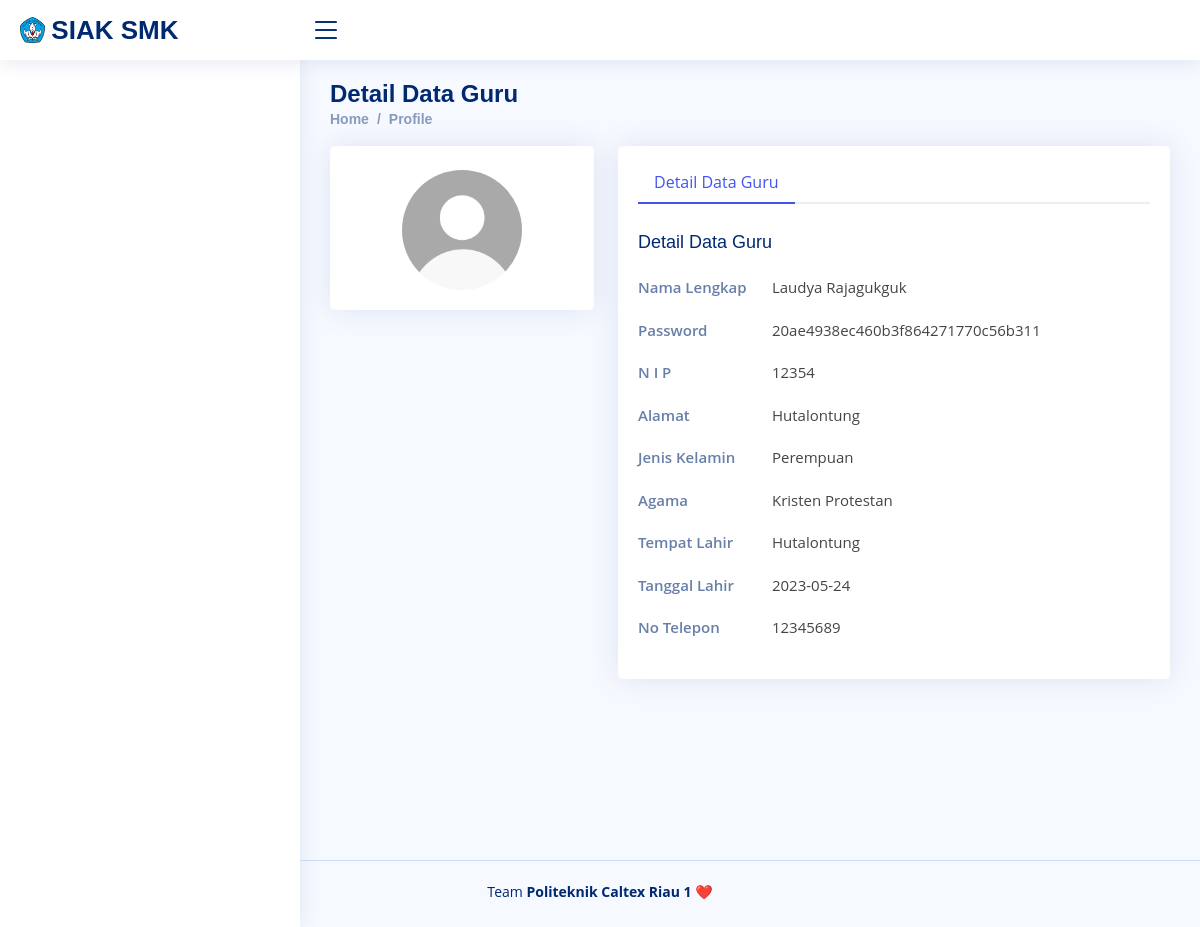
The page /Guru/detail/1 on the database its author committed.
### tables this page shows
CREATE TABLE `guru` (
  `id_guru` int(10) NOT NULL,
  `password` varchar(100) NOT NULL,
  `nama` varchar(100) NOT NULL,
  `nip` varchar(18) NOT NULL,
  `alamat` varchar(100) NOT NULL,
  `jk` enum('Laki-Laki','Perempuan') NOT NULL,
  `agama` enum('Islam','Kristen Protestan','Katolik','Hindu','Buddha','Konghucu') NOT NULL,
  `tmptlahir` varchar(100) NOT NULL,
  `tgllahir` date NOT NULL,
  `notelp` varchar(15) NOT NULL,
  `gambar` varchar(100) NOT NULL
);

### application/controllers/Guru.php (called while the page is built, shortened)
<?php
class Guru extends CI_Controller
{
    public function __construct()
    {
        $this->load->model('Guru_model');
    }
    function detail($id)
    {
        $data['judul'] = "Halaman Detail Guru";
        $data['guru'] = $this->Guru_model->getById($id);
        $this->load->view("layout/header", $data);
        $this->load->view("guru/vw_detail_guru", $data);
        $this->load->view("layout/footer", $data);
    }
}
?>

### index.php (called while the page is built, shortened)
<?php
require_once BASEPATH.'core/CodeIgniter.php';

### application/models/Guru_model.php (called while the page is built, shortened)
<?php
class Guru_model extends CI_Model
{
    public $table = 'guru';
    public function getById($id)
    {
        $this->db->from($this->table);
        $this->db->where('id_guru', $id);
        $query = $this->db->get();
        return $query->row_array();
    }
}

### application/views/guru/vw_detail_guru.php (the view, shortened to what this page needs)
<main id="main" class="main">
    <div class="pagetitle">
        <h1>Detail Data Guru</h1>
        <nav>
            <ol class="breadcrumb">
                <li class="breadcrumb-item"><a href="<?= base_url('Dashboard') ?>">Home</a></li>
                <li class="breadcrumb-item">Profile</li>
            </ol>
        </nav>
    </div>
    <section class="section profile">
      <div class="row">
        <div class="col-xl-4">
          <div class="card">
            <div class="card-body profile-card pt-4 d-flex flex-column align-items-center">
              <img src="<?= base_url('assets/img/profil/') . $guru['gambar']; ?>" alt="Profile" class="rounded-circle">
            </div>
          </div>
        </div>
        <div class="col-xl-8">
          <div class="card">
            <div class="card-body pt-3">
                    <ul class="nav nav-tabs nav-tabs-bordered">
                        <li class="nav-item">
                            <button class="nav-link active" data-bs-toggle="tab"
                                data-bs-target="#profile-overview">Detail Data Guru</button>
                        </li>
                    </ul>
                    <div class="tab-content pt-2">
                        <div class="tab-pane fade show active profile-overview" id="profile-overview">
                            <h5 class="card-title">Detail Data Guru</h5>
                            <div class="row">
                                <div class="col-lg-3 col-md-4 label ">Nama Lengkap</div>
                                <div class="col-lg-9 col-md-8"><?= $guru['nama']; ?></div>
                            </div>
                            <div class="row">
                                <div class="col-lg-3 col-md-4 label">Password</div>
                                <div class="col-lg-9 col-md-8"><?= $guru['password']; ?></div>
                            </div>
                            <div class="row">
                                <div class="col-lg-3 col-md-4 label">N I P</div>
                                <div class="col-lg-9 col-md-8"><?= $guru['nip']; ?></div>
                            </div>
                            <div class="row">
                                <div class="col-lg-3 col-md-4 label">Alamat</div>
                                <div class="col-lg-9 col-md-8"><?= $guru['alamat']; ?></div>
                            </div>
                            <div class="row">
                                <div class="col-lg-3 col-md-4 label">Jenis Kelamin</div>
                                <div class="col-lg-9 col-md-8"><?= $guru['jk']; ?></div>
                            </div>
                            <div class="row">
                                <div class="col-lg-3 col-md-4 label">Agama</div>
                                <div class="col-lg-9 col-md-8"><?= $guru['agama']; ?></div>
                            </div>
                            <div class="row">
                                <div class="col-lg-3 col-md-4 label">Tempat Lahir</div>
                                <div class="col-lg-9 col-md-8"><?= $guru['tmptlahir']; ?></div>
                            </div>
                            <div class="row">
                                <div class="col-lg-3 col-md-4 label">Tanggal Lahir</div>
                                <div class="col-lg-9 col-md-8"><?= $guru['tgllahir']; ?></div>
                            </div>
                            <div class="row">
                                <div class="col-lg-3 col-md-4 label">No Telepon</div>
                                <div class="col-lg-9 col-md-8"><?= $guru['notelp']; ?></div>
                            </div>
                        </div>
                </div>
            </div>
        </div>
        </div>
        </div>
    </section>
</main>

### assets/css/style.css (style rules this page uses)
:root { scroll-behavior: smooth; }
body { font-family: "Open Sans", sans-serif; background: #f6f9ff; color: #444444; }
a { color: #4154f1; text-decoration: none; }
h1, h2, h3, h4, h5, h6 { font-family: "Nunito", sans-serif; }
#main { margin-top: 60px; padding: 20px 30px; transition: all 0.3s; min-height: 100vh; }
.pagetitle { margin-bottom: 10px; }
.pagetitle h1 { font-size: 24px; margin-bottom: 0; font-weight: 600; color: #012970; }
.card { margin-bottom: 30px; border: none; border-radius: 5px; box-shadow: 0px 0 30px rgba(1, 41, 112, 0.1); margin-left: auto; margin-right: auto; }
.card-title { padding: 20px 0 15px 0; font-size: 18px; font-weight: 500; color: #012970; font-family: "Poppins", sans-serif; }
.card-body { padding: 0 20px 20px 20px; }
.breadcrumb { font-size: 14px; font-family: "Nunito", sans-serif; color: #899bbd; font-weight: 600; }
.breadcrumb a { color: #899bbd; transition: 0.3s; }
.breadcrumb .breadcrumb-item::before { color: #899bbd; }
.nav-tabs-bordered { border-bottom: 2px solid #ebeef4; }
.nav-tabs-bordered .nav-link { margin-bottom: -2px; border: none; color: #2c384e; }
.nav-tabs-bordered .nav-link.active { background-color: #fff; color: #4154f1; border-bottom: 2px solid #4154f1; }
@media (min-width: 1200px) { #main { margin-left: 300px; } }
.profile .profile-card img { max-width: 120px; }
.profile .profile-overview .row { margin-bottom: 20px; font-size: 15px; }
.profile .profile-overview .card-title { color: #012970; }
.profile .profile-overview .label { font-weight: 600; color: rgba(1, 41, 112, 0.6); }

### rows shown on the page
guru: gambar (picture), nama "Laudya Rajagukguk", password "20ae4938ec460b3f864271770c56b311", nip "12354", alamat "Hutalontung", jk "Perempuan", agama "Kristen Protestan", tmptlahir "Hutalontung", tgllahir "2023-05-24", notelp "12345689"
